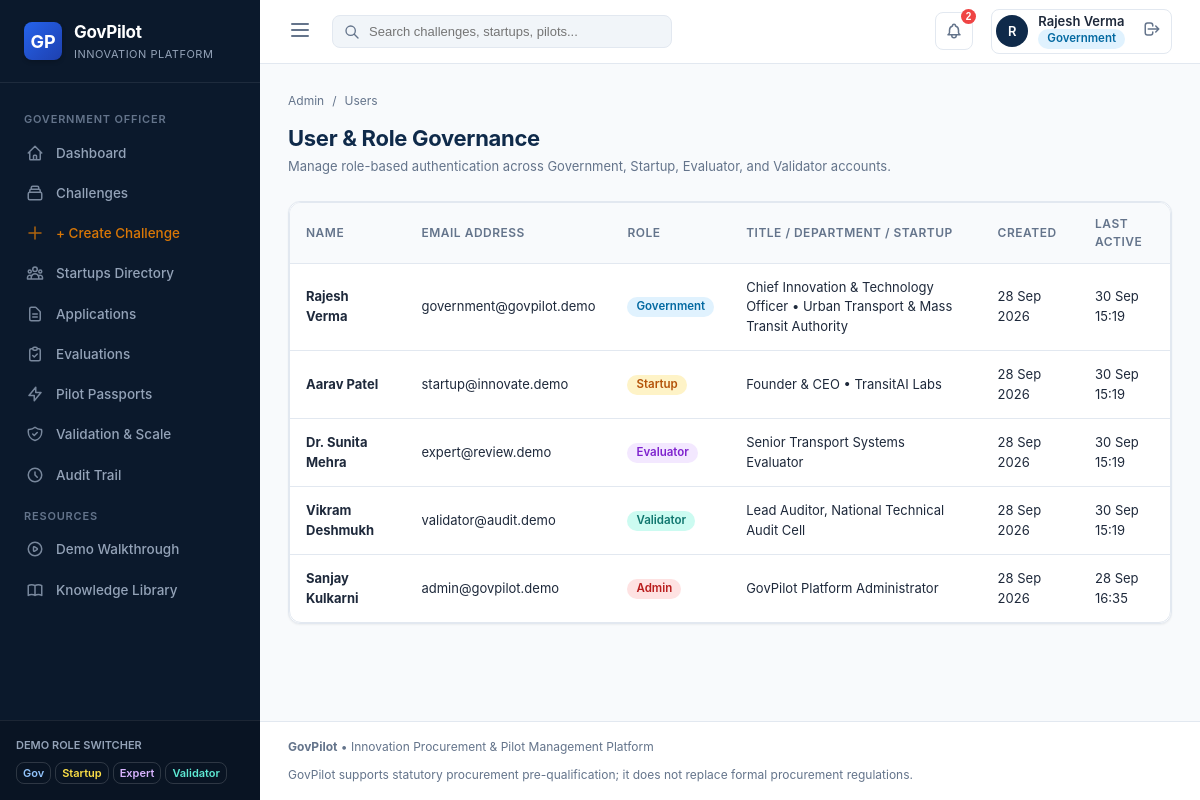
/admin/users (signed in), run on an earlier commit of the app's database.
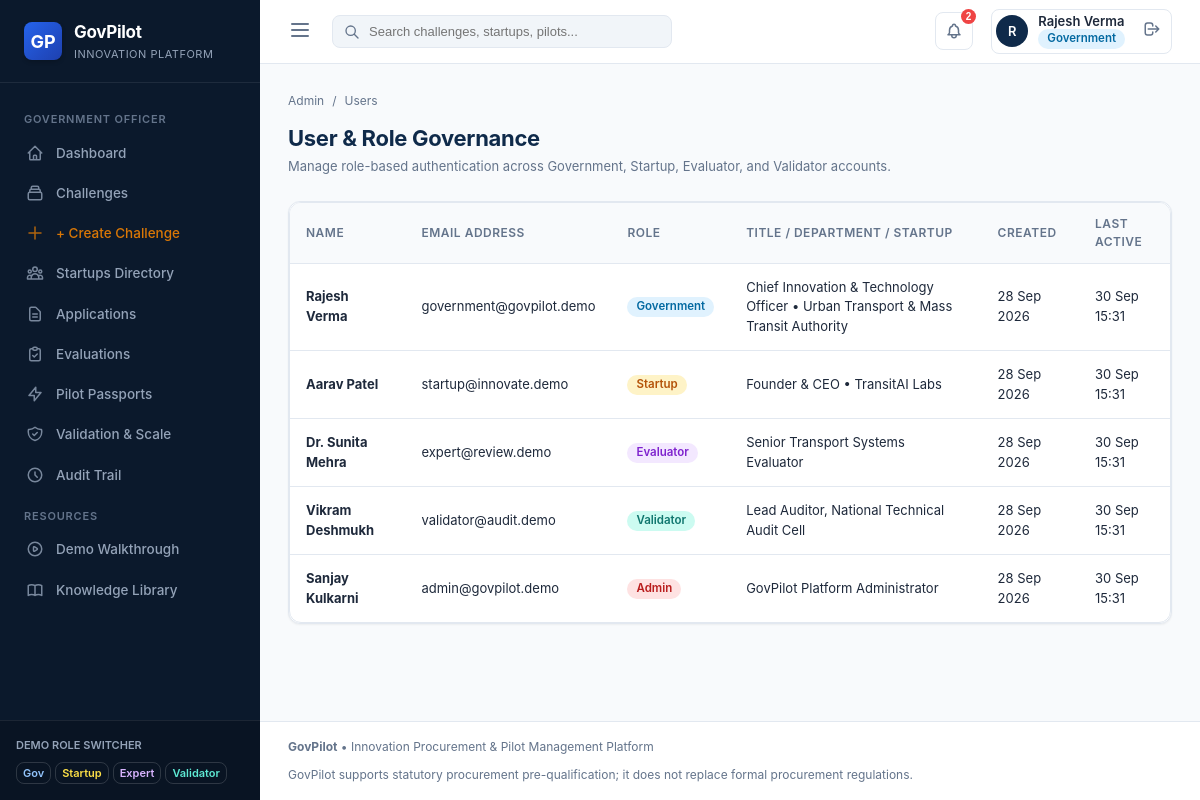
And on a later commit of the database.
### models/user.py (models this page shows, shortened)
class User(UserMixin, db.Model):
    __tablename__ = 'users'
    id = db.Column(db.Integer, primary_key=True)
    email = db.Column(db.String(120), unique=True, nullable=False, index=True)
    password_hash = db.Column(db.String(256), nullable=False)
    name = db.Column(db.String(120), nullable=False)
    role = db.Column(db.String(50), nullable=False, default='government') # 'government', 'startup', 'evaluator', 'validator', 'admin'
    title = db.Column(db.String(120))
    phone = db.Column(db.String(50))
    department_id = db.Column(db.Integer, db.ForeignKey('departments.id'), nullable=True)
    startup_id = db.Column(db.Integer, db.ForeignKey('startups.id'), nullable=True)
    is_active = db.Column(db.Boolean, default=True)
    created_at = db.Column(db.DateTime, default=datetime.utcnow)
    last_login = db.Column(db.DateTime, nullable=True)
    department = db.relationship('Department', backref=db.backref('officers', lazy=True), foreign_keys=[department_id])
    startup = db.relationship('Startup', backref=db.backref('users', lazy=True), foreign_keys=[startup_id])
    @property
    def is_government(self):
        return self.role == 'government'
    @property
    def is_startup(self):
        return self.role == 'startup'
    @property
    def is_admin(self):
        return self.role == 'admin'
    def get_role_badge_class(self):
        mapping = {
            'government': 'badge-gov',
            'startup': 'badge-startup',
            'evaluator': 'badge-evaluator',
            'validator': 'badge-validator',
            'admin': 'badge-admin'
        }
        return mapping.get(self.role, 'badge-secondary')

### models/department.py (models this page shows, shortened)
class Department(db.Model):
    __tablename__ = 'departments'
    id = db.Column(db.Integer, primary_key=True)
    name = db.Column(db.String(150), unique=True, nullable=False)
    code = db.Column(db.String(20), unique=True, nullable=False)
    sector = db.Column(db.String(100), nullable=False) # Transport, Water, Infrastructure, Waste, Healthcare, Education, etc.
    description = db.Column(db.Text)
    contact_email = db.Column(db.String(120))
    jurisdiction = db.Column(db.String(120), default='State/Municipal')
    created_at = db.Column(db.DateTime, default=datetime.utcnow)
    challenges = db.relationship('Challenge', backref='department', lazy=True)
    pilots = db.relationship('Pilot', backref='department', lazy=True)

### models/startup.py (models this page shows, shortened)
class Startup(db.Model):
    __tablename__ = 'startups'
    id = db.Column(db.Integer, primary_key=True)
    name = db.Column(db.String(150), unique=True, nullable=False)
    legal_name = db.Column(db.String(200))
    registration_number = db.Column(db.String(100))
    startup_recognition_number = db.Column(db.String(100)) # e.g. DPIIT/Gov recognition
    founded_year = db.Column(db.Integer)
    headquarters = db.Column(db.String(150))
    website = db.Column(db.String(200))
    contact_email = db.Column(db.String(120))
    contact_phone = db.Column(db.String(50))
    founders = db.Column(db.Text)
    employee_count = db.Column(db.String(50), default='10-50')
    summary = db.Column(db.Text)
    sector = db.Column(db.String(100), default='Smart City / Transport')
    core_technology = db.Column(db.String(250)) # e.g. 'Computer Vision, Edge AI, IoT, Route Optimization'
    product_name = db.Column(db.String(150))
    product_description = db.Column(db.Text)
    architecture_overview = db.Column(db.Text)
    deployment_model = db.Column(db.String(100), default='Hybrid Cloud / On-Prem Edge')
    trl_level = db.Column(db.String(50), default='TRL 7 - System Prototype Demo') # Technology Readiness Level
    cybersecurity_certified = db.Column(db.Boolean, default=True)
    cybersecurity_standard = db.Column(db.String(100), default='ISO 27001 / SOC2 Type II')
    data_residency_compliant = db.Column(db.Boolean, default=True)
    ip_ownership_clear = db.Column(db.Boolean, default=True)
    ip_details = db.Column(db.Text)
    liability_insurance = db.Column(db.Boolean, default=True)
    capabilities = db.Column(db.Text, default='AI, Real-time Analytics, Municipal Integration')
    created_at = db.Column(db.DateTime, default=datetime.utcnow)
    updated_at = db.Column(db.DateTime, default=datetime.utcnow, onupdate=datetime.utcnow)
    deployments = db.relationship('StartupDeployment', backref='startup', lazy=True, cascade='all, delete-orphan')
    certifications = db.relationship('StartupCertification', backref='startup', lazy=True, cascade='all, delete-orphan')
    applications = db.relationship('Application', backref='startup', lazy=True)
    pilots = db.relationship('Pilot', backref='startup', lazy=True)

### routes/admin_routes.py (the view)
@admin_bp.route('/admin/users')
def users():
    users = User.query.all()
    departments = Department.query.all()
    startups = Startup.query.all()
    return render_template('admin/users.html', users=users, departments=departments, startups=startups)

### models/user.py (called while the page is built)
@login_manager.user_loader
def load_user(user_id):
    return User.query.get(int(user_id))

### routes/admin_routes.py (called while the page is built)
@admin_bp.before_request
@login_required
def ensure_admin():
    if not current_user.is_admin and not current_user.is_government:
        flash("Restricted administrative section.", "danger")
        return redirect(url_for('dashboard.index'))

### templates/admin/users.html (shortened to what this page needs)
{% extends "base.html" %}
{% block content %}
<div class="page-header">
  <div>
    <div class="breadcrumb-trail">
      <a href="{{ url_for('dashboard.admin_dashboard') }}">Admin</a>
      <span>/</span>
      <span>Users</span>
    </div>
    <h1 class="page-title">User & Role Governance</h1>
    <p class="page-subtitle">Manage role-based authentication across Government, Startup, Evaluator, and Validator accounts.</p>
  </div>
</div>
<div class="gp-card">
  <div class="gp-table-container">
    <table class="gp-table">
      <thead>
        <tr>
          <th>Name</th>
          <th>Email Address</th>
          <th>Role</th>
          <th>Title / Department / Startup</th>
          <th>Created</th>
          <th>Last Active</th>
        </tr>
      </thead>
      <tbody>
        {% for u in users %}
        <tr>
          <td><strong>{{ u.name }}</strong></td>
          <td>{{ u.email }}</td>
          <td><span class="badge {{ u.get_role_badge_class() }}">{{ u.role.title() }}</span></td>
          <td>
            {% if u.is_government and u.department %}
              {{ u.title }} • {{ u.department.name }}
            {% elif u.is_startup and u.startup %}
              {{ u.title }} • {{ u.startup.name }}
            {% else %}
              {{ u.title or 'Platform User' }}
            {% endif %}
          </td>
          <td>{{ u.created_at.strftime('%d %b %Y') }}</td>
          <td>{{ u.last_login.strftime('%d %b %H:%M') if u.last_login else 'Active' }}</td>
        </tr>
        {% endfor %}
      </tbody>
    </table>
  </div>
</div>
{% endblock %}

### templates/base.html (shortened to what this page needs)
<!DOCTYPE html>
<html lang="en">
<head>
  <link rel="stylesheet" href="{{ url_for('static', filename='css/main.css') }}">
</head>
<body>
  <div class="app-container">
    <aside class="app-sidebar">
      <div class="sidebar-header">
        <div class="brand-logo">GP</div>
        <div class="brand-text">
          <h1>GovPilot</h1>
          <p>Innovation Platform</p>
        </div>
      </div>
      <nav class="sidebar-nav">
        {% if current_user.is_authenticated %}
          {% if current_user.is_government %}
            <div class="nav-section-title">Government Officer</div>
            <a href="{{ url_for('dashboard.gov_dashboard') }}" class="nav-link {% if request.path == '/dashboard/government' or request.path == '/dashboard' %}active{% endif %}">
              <svg fill="none" stroke="currentColor" viewBox="0 0 24 24"><path stroke-linecap="round" stroke-linejoin="round" stroke-width="2" d="M3 12l2-2m0 0l7-7 7 7M5 10v10a1 1 0 001 1h3m10-11l2 2m-2-2v10a1 1 0 01-1 1h-3m-6 0a1 1 0 001-1v-4a1 1 0 011-1h2a1 1 0 011 1v4a1 1 0 001 1m-6 0h6"/></svg>
              Dashboard
            </a>
            <a href="{{ url_for('challenge.index') }}" class="nav-link {% if '/challenges' in request.path and '/builder' not in request.path %}active{% endif %}">
              <svg fill="none" stroke="currentColor" viewBox="0 0 24 24"><path stroke-linecap="round" stroke-linejoin="round" stroke-width="2" d="M19 11H5m14 0a2 2 0 012 2v6a2 2 0 01-2 2H5a2 2 0 01-2-2v-6a2 2 0 012-2m14 0V9a2 2 0 00-2-2M5 11V9a2 2 0 012-2m0 0V5a2 2 0 012-2h6a2 2 0 012 2v2M7 7h10"/></svg>
              Challenges
            </a>
            <a href="{{ url_for('challenge.builder') }}" class="nav-link {% if '/challenges/builder' in request.path %}active{% endif %}" style="color: var(--accent);">
              <svg fill="none" stroke="currentColor" viewBox="0 0 24 24"><path stroke-linecap="round" stroke-linejoin="round" stroke-width="2" d="M12 4v16m8-8H4"/></svg>
              + Create Challenge
            </a>
            <a href="{{ url_for('startup.index') }}" class="nav-link {% if '/startups' in request.path %}active{% endif %}">
              Startups Directory
            </a>
            <a href="{{ url_for('application.index') }}" class="nav-link {% if '/applications' in request.path %}active{% endif %}">
              <svg fill="none" stroke="currentColor" viewBox="0 0 24 24"><path stroke-linecap="round" stroke-linejoin="round" stroke-width="2" d="M9 12h6m-6 4h6m2 5H7a2 2 0 01-2-2V5a2 2 0 012-2h5.586a1 1 0 01.707.293l5.414 5.414a1 1 0 01.293.707V19a2 2 0 01-2 2z"/></svg>
              Applications
            </a>
            <a href="{{ url_for('evaluation.index') }}" class="nav-link {% if '/evaluations' in request.path %}active{% endif %}">
              <svg fill="none" stroke="currentColor" viewBox="0 0 24 24"><path stroke-linecap="round" stroke-linejoin="round" stroke-width="2" d="M9 5H7a2 2 0 00-2 2v12a2 2 0 002 2h10a2 2 0 002-2V7a2 2 0 00-2-2h-2M9 5a2 2 0 002 2h2a2 2 0 002-2M9 5a2 2 0 012-2h2a2 2 0 012 2m-6 9l2 2 4-4"/></svg>
              Evaluations
            </a>
            <a href="{{ url_for('pilot.index') }}" class="nav-link {% if '/pilots' in request.path %}active{% endif %}">
              <svg fill="none" stroke="currentColor" viewBox="0 0 24 24"><path stroke-linecap="round" stroke-linejoin="round" stroke-width="2" d="M13 10V3L4 14h7v7l9-11h-7z"/></svg>
              Pilot Passports
            </a>
            <a href="{{ url_for('validation.index') }}" class="nav-link {% if '/validation' in request.path %}active{% endif %}">
              Validation & Scale
            </a>
            <a href="{{ url_for('admin.audit_logs') }}" class="nav-link {% if '/admin/audit' in request.path %}active{% endif %}">
              <svg fill="none" stroke="currentColor" viewBox="0 0 24 24"><path stroke-linecap="round" stroke-linejoin="round" stroke-width="2" d="M12 8v4l3 3m6-3a9 9 0 11-18 0 9 9 0 0118 0z"/></svg>
              Audit Trail
            </a>
          {% endif %}
        {% endif %}
        <div class="nav-section-title">Resources</div>
        <a href="{{ url_for('main.demo_tour') }}" class="nav-link">
          Demo Walkthrough
        </a>
        <a href="{{ url_for('main.knowledge_library') }}" class="nav-link">
          Knowledge Library
        </a>
      </nav>
      <div class="sidebar-footer">
        <div style="font-size: 11px; color: #94a3b8; margin-bottom: 8px; font-weight: 600;">DEMO ROLE SWITCHER</div>
        <div style="display: flex; gap: 4px; flex-wrap: wrap;">
          <a href="{{ url_for('auth.quick_login', role='government') }}" class="btn btn-sm btn-outline" style="color: #93c5fd; border-color: rgba(255,255,255,0.15); padding: 3px 6px; font-size: 11px;">Gov</a>
          <a href="{{ url_for('auth.quick_login', role='startup') }}" class="btn btn-sm btn-outline" style="color: #fde047; border-color: rgba(255,255,255,0.15); padding: 3px 6px; font-size: 11px;">Startup</a>
          <a href="{{ url_for('auth.quick_login', role='evaluator') }}" class="btn btn-sm btn-outline" style="color: #d8b4fe; border-color: rgba(255,255,255,0.15); padding: 3px 6px; font-size: 11px;">Expert</a>
          <a href="{{ url_for('auth.quick_login', role='validator') }}" class="btn btn-sm btn-outline" style="color: #5eead4; border-color: rgba(255,255,255,0.15); padding: 3px 6px; font-size: 11px;">Validator</a>
        </div>
      </div>
    </aside>
    <div class="app-main">
      <header class="top-navbar">
        <div class="topbar-left">
          <button id="sidebar-toggle" style="background:none; border:none; color:var(--text-muted); cursor:pointer;">
            <svg width="24" height="24" fill="none" stroke="currentColor" viewBox="0 0 24 24"><path stroke-linecap="round" stroke-linejoin="round" stroke-width="2" d="M4 6h16M4 12h16M4 18h16"/></svg>
          </button>
          <form class="global-search-form" action="{{ url_for('main.global_search') }}" method="GET">
            <svg class="global-search-icon" width="16" height="16" fill="none" stroke="currentColor" viewBox="0 0 24 24"><path stroke-linecap="round" stroke-linejoin="round" stroke-width="2" d="M21 21l-6-6m2-5a7 7 0 11-14 0 7 7 0 0114 0z"/></svg>
            <input type="text" name="q" class="global-search-input" placeholder="Search challenges, startups, pilots..." value="{{ request.args.get('q', '') }}">
          </form>
        </div>
        <div class="topbar-right">
          {% if current_user.is_authenticated %}
            <div style="position: relative;">
              <button class="notification-btn" id="notif-btn" title="Notifications">
                <span class="badge-count">2</span>
              </button>
            </div>
            <div class="user-profile-menu">
              <div class="user-avatar">{{ current_user.name[:1] }}</div>
              <div class="user-info">
                <div class="user-name">{{ current_user.name }}</div>
                <span class="badge {{ current_user.get_role_badge_class() }}">{{ current_user.role.title() }}</span>
              </div>
              <a href="{{ url_for('auth.logout') }}" style="margin-left:8px; color:var(--text-muted);" title="Sign out">
                <svg width="18" height="18" fill="none" stroke="currentColor" viewBox="0 0 24 24"><path stroke-linecap="round" stroke-linejoin="round" stroke-width="2" d="M17 16l4-4m0 0l-4-4m4 4H7m6 4v1a3 3 0 01-3 3H6a3 3 0 01-3-3V7a3 3 0 013-3h4a3 3 0 013 3v1"/></svg>
              </a>
            </div>
          {% else %}
            <a href="{{ url_for('main.demo_tour') }}" class="btn btn-accent btn-sm">✨ Launch Demo Tour</a>
            <a href="{{ url_for('auth.login') }}" class="btn btn-primary btn-sm">Log In</a>
          {% endif %}
        </div>
      </header>
      <main class="content-wrapper">
        {% block content %}{% endblock %}
      </main>
      <footer style="padding: 16px 28px; border-top: 1px solid var(--border-color); background: #ffffff; font-size: 12px; color: var(--text-muted); display: flex; justify-content: space-between; align-items: center; flex-wrap: wrap; gap: 10px;">
        <div>
          <strong>GovPilot</strong> • Innovation Procurement & Pilot Management Platform
        </div>
        <div>
          GovPilot supports statutory procurement pre-qualification; it does not replace formal procurement regulations.
        </div>
      </footer>
    </div>
  </div>
</body>
</html>

What changed in the data, as far as the page shows it:
changed User "Rajesh Verma": last_login "30 Sep 15:19" → "30 Sep 15:31"
changed User "Aarav Patel": last_login "30 Sep 15:19" → "30 Sep 15:31"
changed User "Dr. Sunita Mehra": last_login "30 Sep 15:19" → "30 Sep 15:31"
changed User "Vikram Deshmukh": last_login "30 Sep 15:19" → "30 Sep 15:31"
changed User "Sanjay Kulkarni": last_login "28 Sep 16:35" → "30 Sep 15:31"
